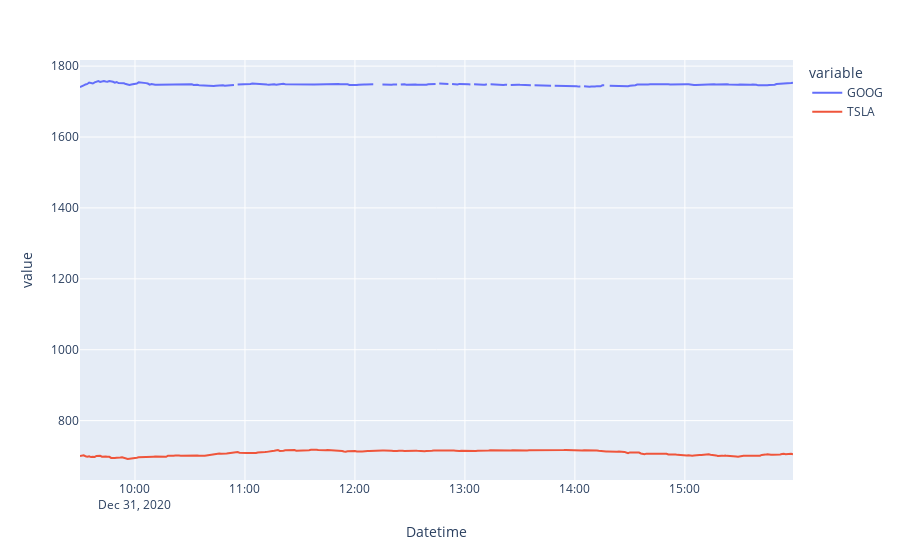

Write notebook code for a chart like this one.
### Code cell
#'Open', 'High', 'Low', 'Close', 'Adj Close'


# df_info = tsla_df[{'Open', 'High', 'Low', 'Close', 'Adj Close'}]
df_info = tsla_df['Close'].copy()
df_info.loc[:, 'Datetime'] = df_info.index




fig = px.line(df_info, 
              x = 'Datetime',
              y = list(df_info.keys())
#               title = ticker.info['shortName'] + " Share Prices "+
#              str(tesla_tick.index[0].time())
#               + " to " +str(tesla_tick.index[len(tesla_tick.index) - 1].time())
             )
fig.show()

### Figure 1 — Plotly figure (JSON) as saved in the notebook; plotly's stock layout.template omitted (floating-point values rounded to 4 significant figures; data arrays with more than 128 entries replaced by an {"elided": "..."} marker saying what was removed)
{"data": [{"hovertemplate": "variable=GOOG<br>Datetime=%{x}<br>value=%{y}<extra></extra>", "legendgroup": "GOOG", "line": {"color": "#636efa", "dash": "solid"}, "mode": "lines", "name": "GOOG", "orientation": "v", "showlegend": true, "type": "scatter", "x": {"elided": "390 str values"}, "xaxis": "x", "y": {"elided": "390 float values"}, "yaxis": "y"}, {"hovertemplate": "variable=TSLA<br>Datetime=%{x}<br>value=%{y}<extra></extra>", "legendgroup": "TSLA", "line": {"color": "#EF553B", "dash": "solid"}, "mode": "lines", "name": "TSLA", "orientation": "v", "showlegend": true, "type": "scatter", "x": {"elided": "390 str values"}, "xaxis": "x", "y": {"elided": "390 float values"}, "yaxis": "y"}], "layout": {"legend": {"title": {"text": "variable"}, "tracegroupgap": 0}, "margin": {"t": 60}, "xaxis": {"anchor": "y", "domain": [0, 1], "title": {"text": "Datetime"}}, "yaxis": {"anchor": "x", "domain": [0, 1], "title": {"text": "value"}}}}
